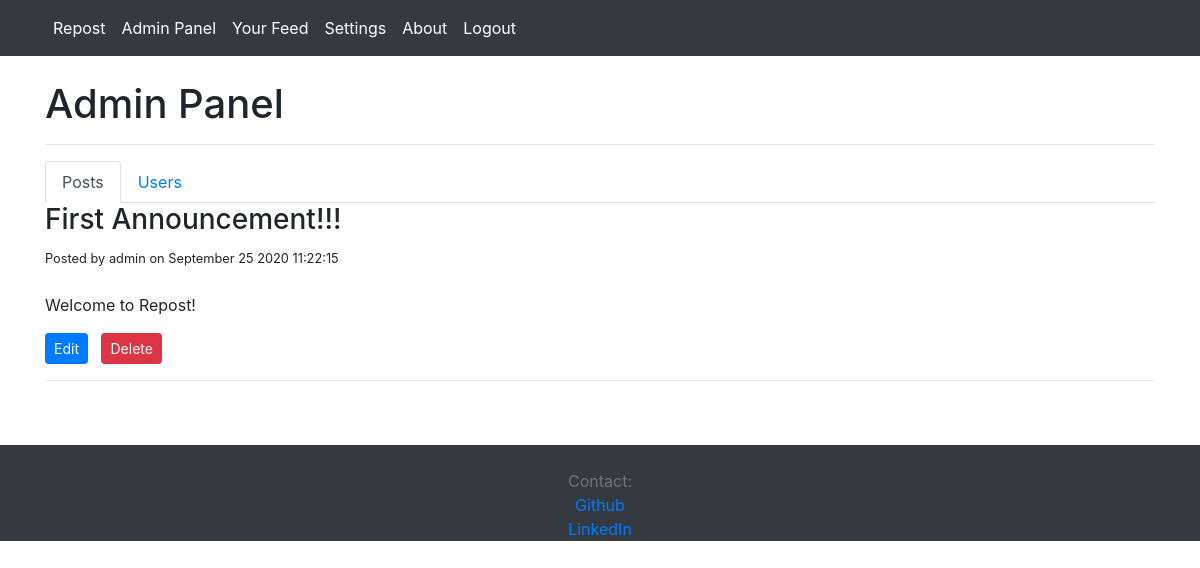
The page /admin (signed in) on the database its author committed.
### app/models.py (models this page shows, shortened)
class FeedPost(db.Model):
    id = db.Column(db.Integer, primary_key=True)
    title = db.Column(db.String(100), nullable=False)
    content = db.Column(db.Text, nullable=False)
    author = db.Column(db.String(20), nullable=False, default='Unknown')
    date = db.Column(db.DateTime, nullable=False, default=datetime.now)
    likes = db.Column(db.Integer, nullable=False, default=0)
    dislikes = db.Column(db.Integer, nullable=False, default=0)

### app/routes.py (the view)
@app.route('/admin')
@login_required
def admin():
    feed_posts = FeedPost.query.order_by(FeedPost.date.desc()).all()
    users = Users.query.filter(Users.username!="admin").order_by(Users.id.desc()).all()
    return render_template("admin.html", feed=feed_posts, users=users)

### app/models.py (called while the page is built)
@login_manager.user_loader
def load_user(user_id):
    return Users.query.get(int(user_id))

### app/templates/admin.html (shortened to what this page needs)
{% extends 'base.html' %}  {% block body %}
<h1>Admin Panel</h1>
<hr />
<div id="admin-tabs" class="tab-list">
  <ul class="nav nav-tabs">
    <li class="nav-item">
      <a id="tab-1" class="nav-link active">Posts</a>
    </li>
    <li class="nav-item">
      <a id="tab-2" class="nav-link">Users</a>
    </li>
  </ul>
</div>
<div id="posts-tab">
  {%if feed%} {% for post in feed%}
  <div
    id="{{post.id}}"
    style="cursor: pointer;"
    onclick="window.location='{{url_for('display_post', id=post.id)}}';"
  >
    <h3>{{post.title}}</h3>
    <small>Posted by {{post.author}} on </small>
    <small class="publish-date">{{post.date}}</small>
    <br />
    <br />
    <p style="white-space: pre-wrap;">{{post.content}}</p>
    {% if current_user.username == post.author or current_user.username ==
    "admin"%}
    <a href="/home/edit/{{post.id}}" class="btn btn-primary btn-sm">Edit</a>
    <a href="/home/delete/{{post.id}}" class="btn btn-danger btn-sm">Delete</a>
    <br />
    {%endif%}
    <hr />
  </div>
  {%endfor%} {%else%}
  <br />
  <i> No posts in feed</i>
  {%endif%}
</div>
<br />
{% endblock %}

### rows shown on the page
FeedPost: title "First Announcement!!!", author "admin", content "Welcome to Repost!"
